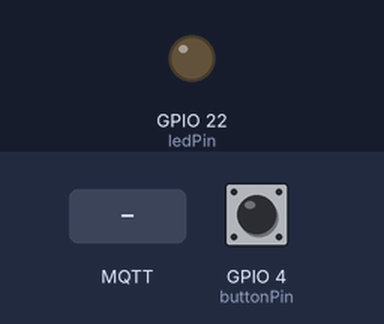
Recording of a program running on a simulated ESP32. Parts: output pins drawn as LEDs (lit = HIGH). Inputs (shaded band) come from the test bench; at power-on: GPIO 4 (buttonPin) LOW. WiFi joins after 1.5 s; servers stay silent unless stated; no MQTT or app messages arrive unless stated; what the program prints to the serial monitor is not drawn.

Above: at 4.7 s.
4.8 s: MQTT message "1" arrives on the second subscribed topic
At 5.8 s:
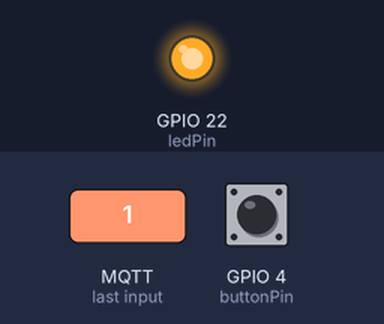
10.0 s: MQTT message "led" arrives on the second subscribed topic
At 10.9 s:
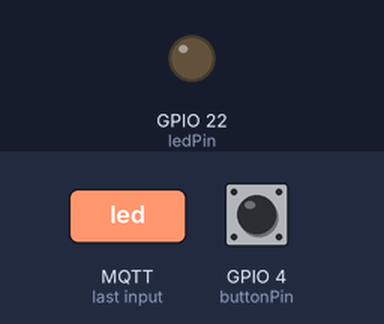
Timing chart, 0 to 12.5 s (numbered marks = the images above; inputs shaded):
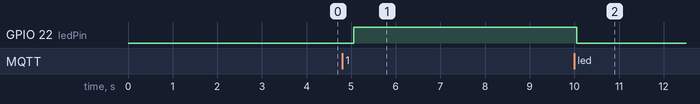

The program:

main.cpp
```cpp
#include <Arduino.h>
#include <PubSubClient.h>
#include <WiFi.h>

#define BAUD 115200

const int buttonPin = 4;
const int ledPin = 22;
int input = 0;
int i = 0;
char tempVal[ledPin];

WiFiClient client;
PubSubClient mqttClient(client);

const char* ssid = "bahaha";
const char* password = "1sampai8";
char mqttBuffer[8];

char* mqttServer = "192.168.39.226";
int mqttPort = 1883;

// Local MQTT Broker
const char* mqtt_client_name = "esp32Deedat";
const char* mqtt_pub_topic = "topik";
const char* mqtt_sub_topic = "topik";
const char* mqttLedTopic = "led";

void callback(char* topic, byte* payload, unsigned int length) {
  Serial.print("Message received from: ");
  Serial.println(topic);
  String message;
  for (int i = 0; i < length; i++) {
      message = message + (char) payload[i];  // convert *byte to string
  }
  Serial.println(message);
  if (strcmp(topic, "led") == 0){
    int tempNum = message.toInt();
    Serial.println(tempNum);
    if(tempNum == 1){
      digitalWrite(ledPin,HIGH);
      Serial.println(tempNum);
    }else if (tempNum == 0){
      digitalWrite(ledPin,LOW);
      Serial.println(tempNum);
    }
  }
}

void setup() {
  Serial.begin(BAUD); // ltf style
  pinMode(buttonPin, INPUT);
  pinMode(ledPin, OUTPUT);
  WiFi.mode(WIFI_STA);
  WiFi.begin(ssid, password);
  while( WiFi.status() != WL_CONNECTED ) {
    delay(500);
    Serial.print(".");
  }
  Serial.println("");
  Serial.print("WiFi connected to: ");
  Serial.println(ssid);
  Serial.println("IP address: ");
  Serial.println(WiFi.localIP());
  delay(2000);
  mqttClient.setServer(mqttServer, mqttPort);
  mqttClient.setCallback(callback);
}

void loop() {
  // put your main code here, to run repeatedly:
  if(!mqttClient.connected()){
    while(!mqttClient.connected()){
      if(mqttClient.connect(mqtt_client_name)){
        Serial.println("MQTT Connected!");
        mqttClient.subscribe(mqtt_sub_topic);
        mqttClient.subscribe(mqttLedTopic);
      } else{
        Serial.print(".");
      }
    }
  }
  input = digitalRead(buttonPin);
  if (input == HIGH){
    i++;
    dtostrf(i,1,2,tempVal);
    mqttClient.publish(mqtt_sub_topic, tempVal);
    Serial.println("Message published");
  }
  if (input == LOW){
    if (i>0){
      i--;
      dtostrf(i,1,2,tempVal);
      mqttClient.publish(mqtt_sub_topic, tempVal);
      Serial.println("Message published");
    }
  }
  mqttClient.loop();
  delay(500);
}
```

Measured:
- after the input at 4.8 s, GPIO 22 (ledPin): LOW → HIGH after 0.25 s
- after the input at 10.0 s, GPIO 22 (ledPin): HIGH → LOW after 0.06 s
